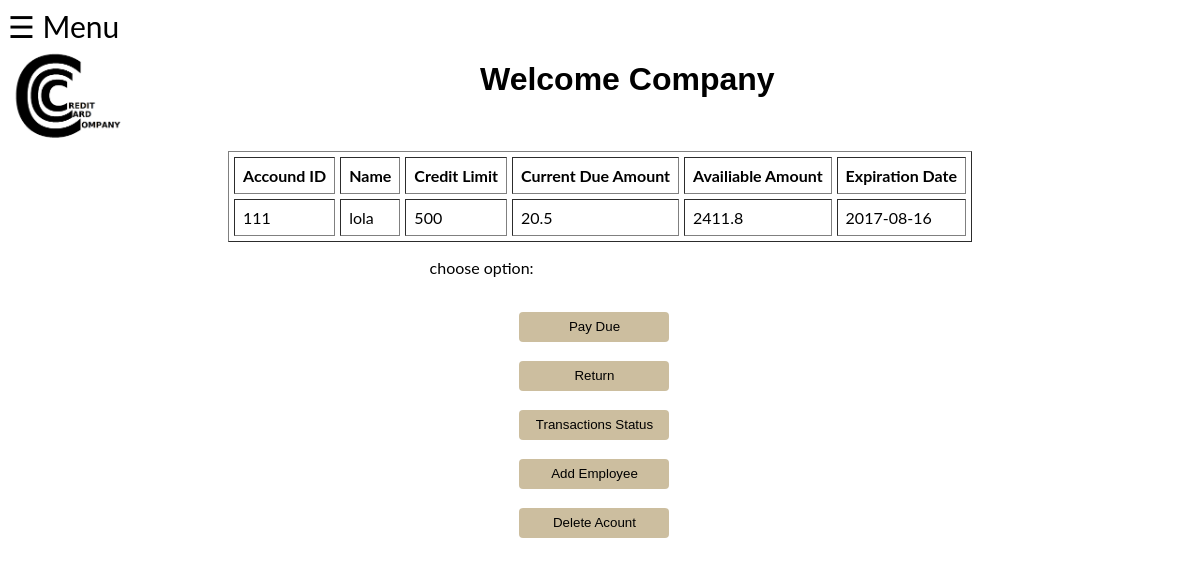
The page /source_code/loged_company.php on the database its author committed.
### tables this page shows
CREATE TABLE `simple_cust` (
  `ac_id` smallint(5) UNSIGNED NOT NULL,
  `credit_limit` float NOT NULL,
  `cur_due_amount` double NOT NULL,
  `avail_amount` float NOT NULL,
  `exp_date` date NOT NULL
);

CREATE TABLE `customer` (
  `ac_id` smallint(5) UNSIGNED NOT NULL,
  `name` varchar(25) NOT NULL,
  `active` enum('true','false') NOT NULL
);

### source_code/tempId.php (called while the page is built)
<?php
$tempId = '111';
?>

### source_code/loged_company.php (the view, shortened to what this page needs)
<!DOCTYPE html>
<html lang="en">
	<head>
		<link rel="stylesheet" type="text/css" href="home.css">
		<link rel="stylesheet" type="text/css" href="side.css">
	</head>
	<body >
		<span style="font-size:30px;cursor:pointer" onclick="openNav()">&#9776; Menu</span>
		<header>
			<img style="width: 10%;" id=logo_image src="3.png" alt="No Image">
			<h1 style="position: absolute; left: 40%; top:5%; color:black; font-family: sans-serif; text-align: center">Welcome Company</h1>
		</header>
		<?php
			include 'tempId.php';
    		$ac_id = $tempId;
			require_once('connection.php');
			$sql = "SELECT * FROM simple_cust WHERE ac_id =$ac_id";
			$result = mysqli_query($db, $sql);
			$sql1 = "SELECT name FROM customer WHERE ac_id =$ac_id";
			$result1 = mysqli_query($db, $sql1);
			echo '<table align="center"
				cellspacing="5" cellpadding="8" border="solid">
				<tr><td align="left"><b>Accound ID</b></td>
				<td align="left"><b>Name</b></td>
				<td align="left"><b>Credit Limit</b></td>
				<td align="left"><b>Current Due Amount</b></td>
				<td align="left"><b>Availiable Amount</b></td>
				<td align="left"><b>Expiration Date</b></td>
				</tr>';
			if( $result -> num_rows >0 && $result1 -> num_rows >0) {
				$row = mysqli_fetch_array($result);
				$row1 = mysqli_fetch_array($result1);
				echo '<tr><td align="left">' .
				$row['ac_id'] . '</td><td align="left">' .
				$row1['name'] . '</td><td align="left">' .
				$row['credit_limit'] . '</td><td align="left">' .
				$row['cur_due_amount'] . '</td><td align="left">' .
				$row['avail_amount'] . '</td><td align="left">' .
				$row['exp_date'] . '</td>' ;
				echo '</tr>';
			}
			echo '</table>';
		?>
		<p  style="text-align: center;  margin-right: 20%;">choose option:</p>
			<br><form style=" margin-right: 20%;" action=" http://localhost/pay_due_com.php" >
				<button >Pay Due</button>
			</form>
			<br><form style=" margin-right: 20%;" action=" http://localhost/make_return.html" >
				<button >Return</button>
			</form>
			<br><form style=" margin-right: 20%;" action=" http://localhost/search_comp.php" >
				<button>Transactions Status</button>
			</form>
			<br><form style=" margin-right: 20%;" action=" http://localhost/add_employee.php" method="post" >
				<button >Add Employee</button>
			</form>
			<br><form style=" margin-right: 20%;" action="http://localhost/delete_customer.php" >
				<button>Delete Acount</button>
			</form>
	</body>
</html>

### source_code/home.css (style rules this page uses)
form { color:black; font-size: 12px; font-family: Arial, Helvetica, sans-serif; text-align: center; }
button { display: table; margin-left: 54%; width: 150px; height: 30px; border: none; border-radius: 4px; background-color: #ccbe9f; color: black; }

### source_code/side.css (style rules this page uses)
body { font-family: "Lato", sans-serif; }

### rows shown on the page
simple_cust: ac_id "111", credit_limit "500", cur_due_amount "20.5", avail_amount "2411.8", exp_date "2017-08-16"
customer: name "lola"
